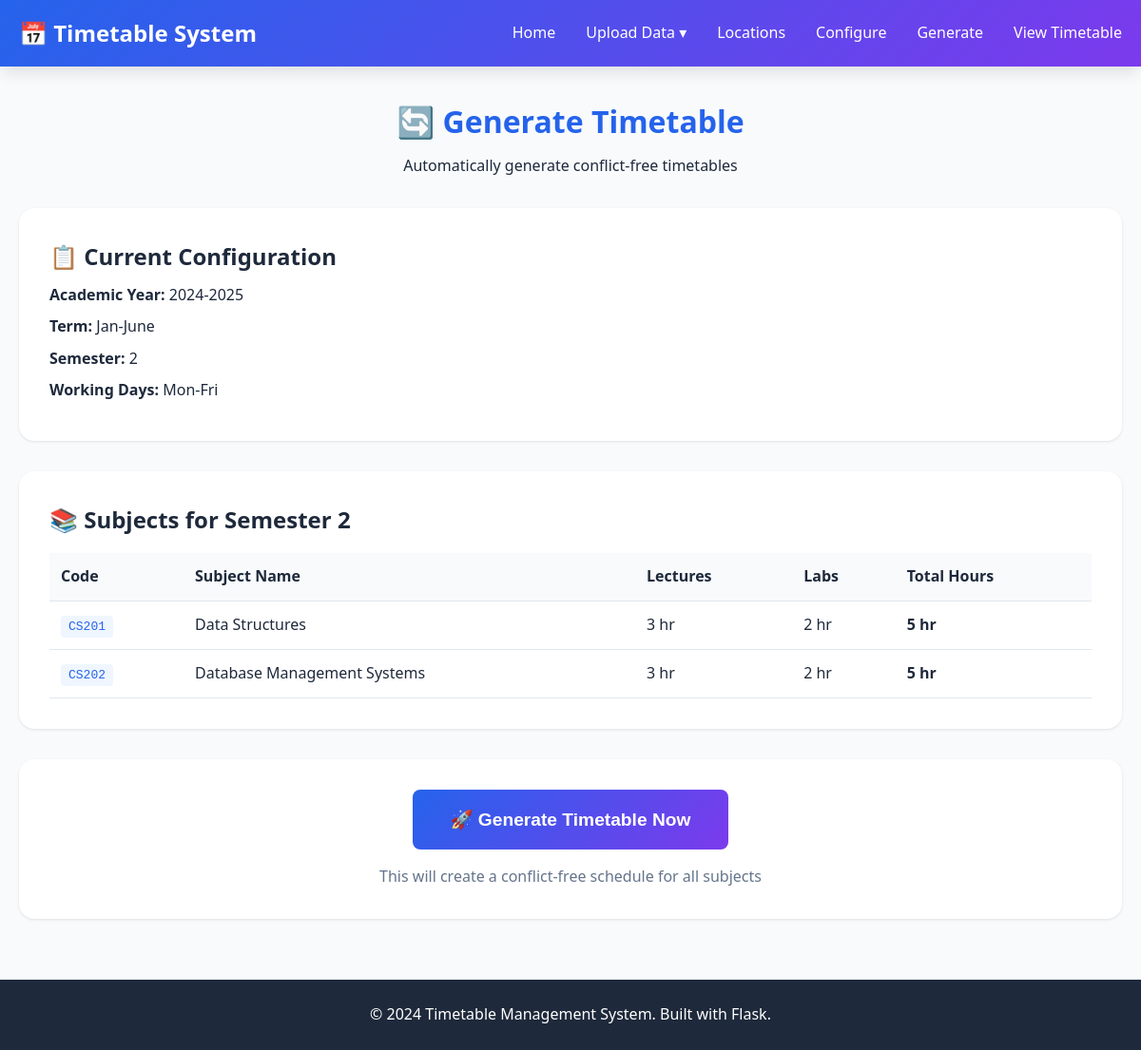
Page /generate on the committed database.
### tables this page shows
CREATE TABLE academic_config (
            id INTEGER PRIMARY KEY AUTOINCREMENT,
            academic_year TEXT NOT NULL,
            term TEXT NOT NULL,
            semester INTEGER NOT NULL,
            working_days TEXT NOT NULL,
            shift_mode TEXT NOT NULL,
            shift_timings TEXT,
            created_at TIMESTAMP DEFAULT CURRENT_TIMESTAMP,
            is_active INTEGER DEFAULT 1
        );

CREATE TABLE subject (
            id INTEGER PRIMARY KEY AUTOINCREMENT,
            subject_name TEXT NOT NULL,
            code TEXT NOT NULL UNIQUE,
            semester INTEGER NOT NULL,
            lecture_credits INTEGER DEFAULT 0,
            lab_credits INTEGER DEFAULT 0,
            created_at TIMESTAMP DEFAULT CURRENT_TIMESTAMP
        );

### app.py (the view)
@app.route('/generate')
def generate_page():
    active_config = get_active_config()
    if not active_config:
        flash('Please configure academic settings first', 'error')
        return redirect(url_for('configure_page'))
    subjects = get_subjects_by_semester(active_config['semester'])
    return render_template('generate.html', config=active_config, subjects=subjects)

### database/db_setup.py (called while the page is built)
def get_connection():
    os.makedirs('database', exist_ok=True)
    conn = sqlite3.connect(DATABASE_PATH)
    conn.row_factory = sqlite3.Row  # Access columns by name
    return conn

### services/config_service.py (called while the page is built)
def get_active_config():
    conn = get_connection()
    cursor = conn.cursor()
    cursor.execute('SELECT * FROM academic_config WHERE is_active = 1 ORDER BY id DESC LIMIT 1')
    row = cursor.fetchone()
    conn.close()
    if row:
        config = dict(row)
        config['shift_timings'] = json.loads(config['shift_timings'])
        return config
    return None

### services/data_service.py (called while the page is built)
def get_subjects_by_semester(semester):
    conn = get_connection()
    cursor = conn.cursor()
    cursor.execute('SELECT * FROM subject WHERE semester = ? ORDER BY subject_name',
                  (semester,))
    rows = cursor.fetchall()
    conn.close()
    return [dict(row) for row in rows]

### templates/generate.html (shortened to what this page needs)
{% extends "base.html" %}
{% block content %}
<div class="page-header">
    <h1>🔄 Generate Timetable</h1>
    <p>Automatically generate conflict-free timetables</p>
</div>
<div class="generate-info">
    <h2>📋 Current Configuration</h2>
    <div class="config-details">
        <p><strong>Academic Year:</strong> {{ config.academic_year }}</p>
        <p><strong>Term:</strong> {{ config.term }}</p>
        <p><strong>Semester:</strong> {{ config.semester }}</p>
        <p><strong>Working Days:</strong> {{ config.working_days }}</p>
    </div>
</div>
<div class="subjects-info">
    <h2>📚 Subjects for Semester {{ config.semester }}</h2>
    {% if subjects %}
        <table class="subjects-table">
            <thead>
                <tr>
                    <th>Code</th>
                    <th>Subject Name</th>
                    <th>Lectures</th>
                    <th>Labs</th>
                    <th>Total Hours</th>
                </tr>
            </thead>
            <tbody>
                {% for subject in subjects %}
                <tr>
                    <td><code>{{ subject.code }}</code></td>
                    <td>{{ subject.subject_name }}</td>
                    <td>{{ subject.lecture_credits }} hr</td>
                    <td>{{ subject.lab_credits }} hr</td>
                    <td><strong>{{ subject.lecture_credits + subject.lab_credits }} hr</strong></td>
                </tr>
                {% endfor %}
            </tbody>
        </table>
    {% else %}
        <div class="no-data">
            <p>⚠️ No subjects found for semester {{ config.semester }}</p>
            <a href="{{ url_for('upload_page') }}" class="btn btn-secondary">Upload Subjects</a>
        </div>
    {% endif %}
</div>
{% if subjects %}
<div class="generate-action">
    <form action="{{ url_for('run_generation') }}" method="POST" onsubmit="return confirm('Generate timetable for {{ subjects|length }} subjects?');">
        <button type="submit" class="btn btn-primary btn-lg">
            🚀 Generate Timetable Now
        </button>
    </form>
    <p class="note">This will create a conflict-free schedule for all subjects</p>
</div>
{% endif %}
{% endblock %}

### static/css/style.css (style rules this page uses)
* { margin: 0; padding: 0; box-sizing: border-box; }
:root { --primary-color: #2563eb; --secondary-color: #7c3aed; --success-color: #10b981; --warning-color: #f59e0b; --error-color: #ef4444; --info-color: #3b82f6; --bg-color: #f8fafc; --card-bg: #ffffff; --text-primary: #1e293b; --text-secondary: #64748b; --border-color: #e2e8f0; --shadow: 0 1px 3px rgba(0, 0, 0, 0.1); --shadow-lg: 0 10px 15px -3px rgba(0, 0, 0, 0.1); }
body { font-family: 'Segoe UI', Tahoma, Geneva, Verdana, sans-serif; background-color: var(--bg-color); color: var(--text-primary); line-height: 1.6; min-height: 100vh; display: flex; flex-direction: column; }
.btn { display: inline-block; padding: 0.75rem 1.5rem; border-radius: 0.5rem; text-decoration: none; font-weight: 600; transition: all 0.3s; border: none; cursor: pointer; font-size: 1rem; }
.btn-primary { background: linear-gradient(135deg, var(--primary-color), var(--secondary-color)); color: white; }
.page-header { text-align: center; margin-bottom: 2rem; }
.page-header h1 { font-size: 2rem; color: var(--primary-color); margin-bottom: 0.5rem; }

### templates/generate.html (style rules this page uses)
.generate-info, .subjects-info, .generate-action { background: var(--card-bg); padding: 2rem; border-radius: 1rem; box-shadow: var(--shadow); margin-bottom: 2rem; }
.config-details p { margin: 0.5rem 0; }
.subjects-table { width: 100%; border-collapse: collapse; margin-top: 1rem; }
.subjects-table th, .subjects-table td { padding: 0.75rem; text-align: left; border-bottom: 1px solid var(--border-color); }
.subjects-table th { background: var(--bg-color); font-weight: 600; }
.subjects-table code { background: #eff6ff; padding: 0.25rem 0.5rem; border-radius: 0.25rem; color: var(--primary-color); }
.generate-action { text-align: center; }
.generate-action .btn-lg { font-size: 1.2rem; padding: 1.25rem 2.5rem; }
.note { margin-top: 1rem; color: var(--text-secondary); }

### rows in the picture
academic_config: academic_year "2024-2025", term "Jan-June", semester "2", working_days "Mon-Fri"
subject: code "CS201", subject_name "Data Structures", lecture_credits "3", lab_credits "2", subject.lecture_credits+subject.lab_credits "5"
subject: code "CS202", subject_name "Database Management Systems", lecture_credits "3", lab_credits "2", subject.lecture_credits+subject.lab_credits "5"
